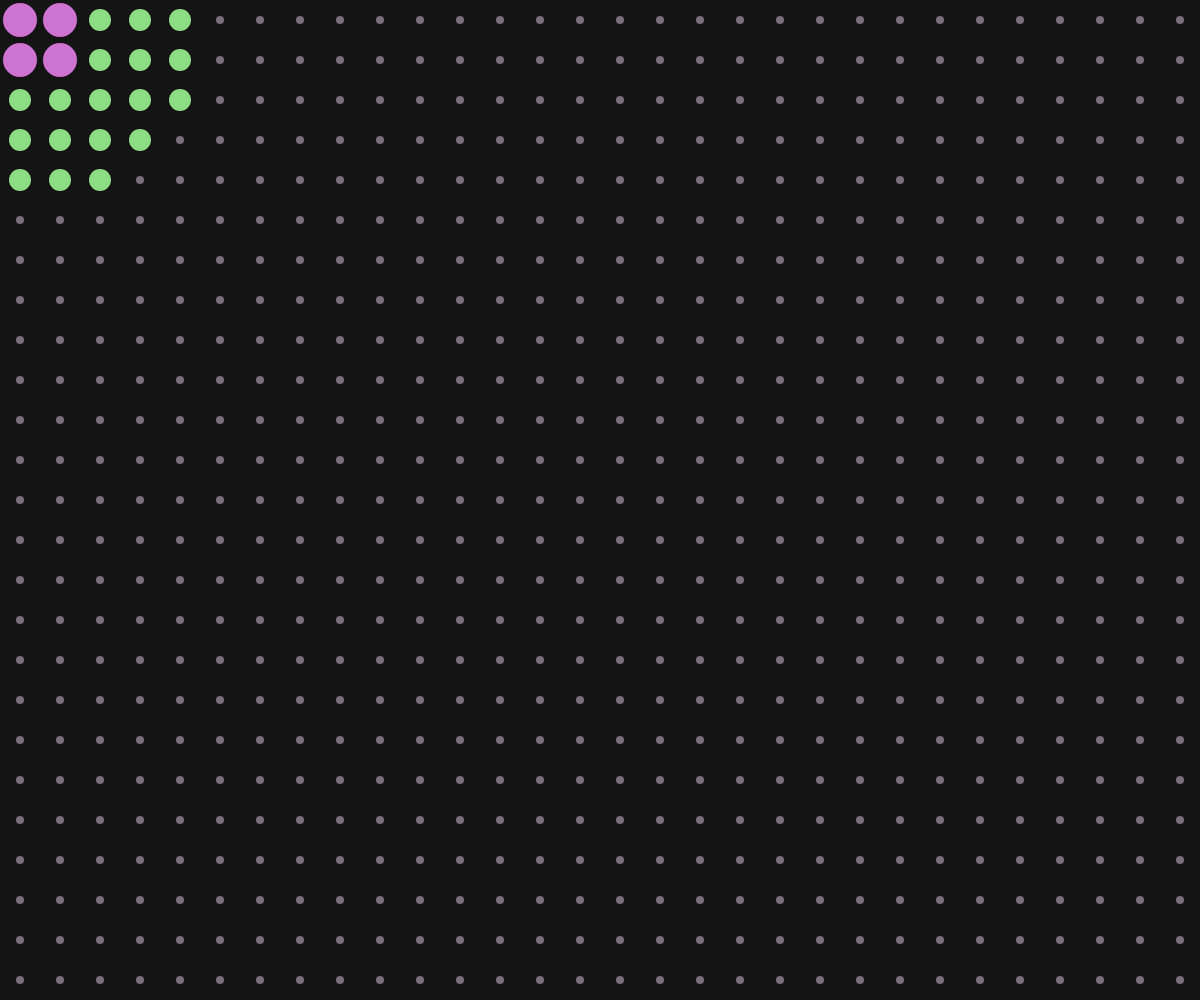
Frame 1 (no input)
Frame 60 (no input): identical to frame 1, image omitted
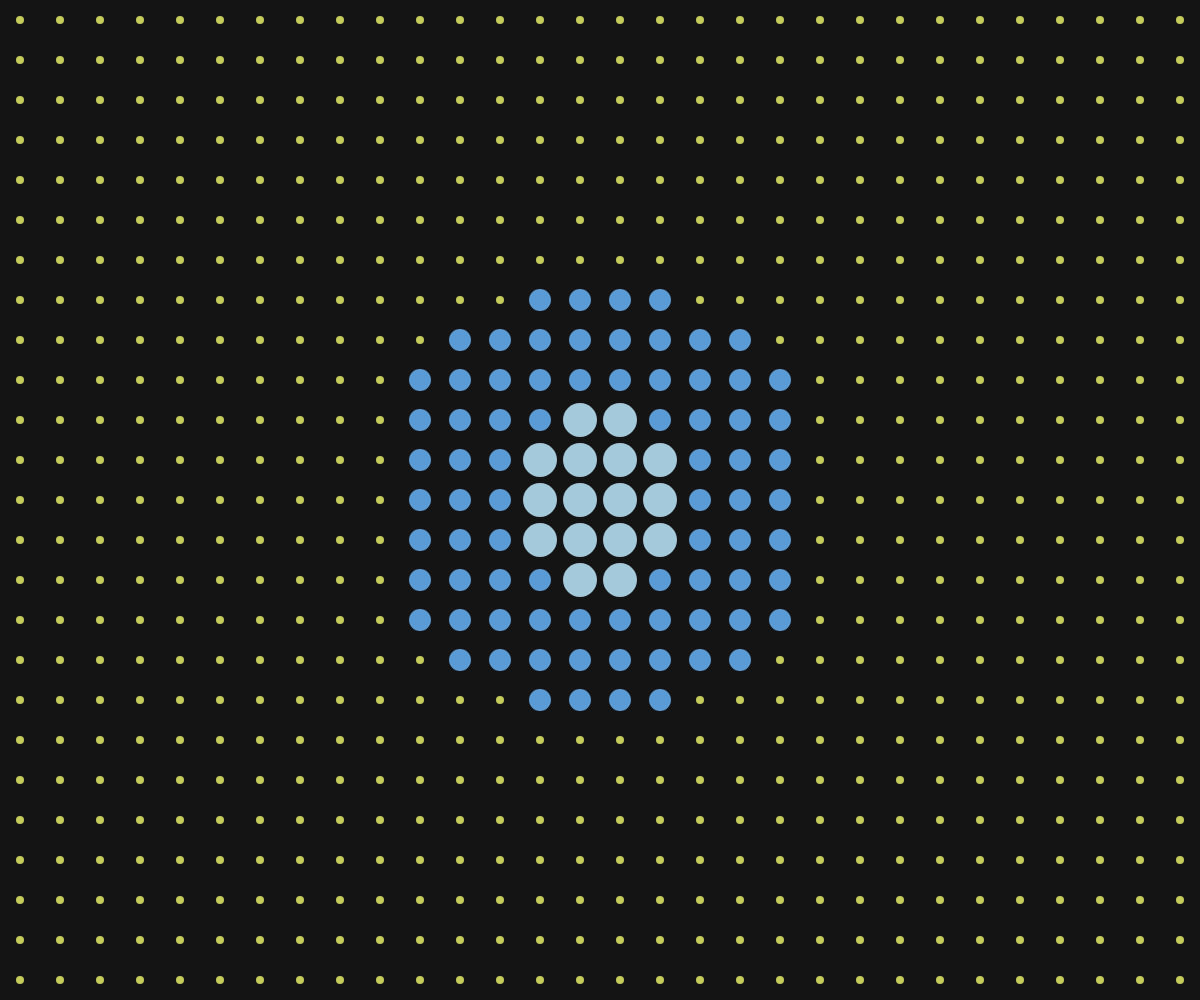
Frame 120 (the mouse pressed at the canvas centre since frame 60)

The p5.js sketch that drew these frames (run headless with seeded random() and noise() and a simulated clock; from frame 60 on, the mouse is pressed at the canvas centre):

// p5.js sketch
// ── sketch.js
let corPerto;
let corMedio;
let corLonge;

function setup() {
  createCanvas(windowWidth, windowHeight);
  noStroke();
  cores();  
}

function cores() {
  corPerto = color(random(80, 255), random(80, 255), random(80, 255));
  corMedio = color(random(80, 255), random(80, 255), random(80, 255));
  corLonge = color(random(80, 255), random(80, 255), random(80, 255));
}

function mousePressed() {
  cores();   
}

function mouseReleased() {
  cores(); 
}

function draw() {
  background(20);

  const espaco = 40;

  for (let x = espaco / 2; x < width; x += espaco) { 
    for (let y = espaco / 2; y < height; y += espaco) {

      const d = dist(mouseX, mouseY, x, y);

      if (d < 100) {
        fill(corPerto);
        circle(x, y, 34);
      } else if (d < 220) {
        fill(corMedio);
        circle(x, y, 22);
      } else {
        fill(corLonge);
        circle(x, y, 8);
      }
    }
  }
}

function windowResized() {
  resizeCanvas(windowWidth, windowHeight);
}
